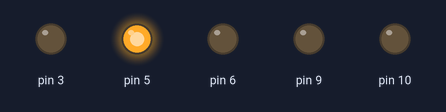
This sketch was run on a simulated Arduino Uno, built with avr-gcc and run on an emulated ATmega328P. Parts: output pins drawn as LEDs (lit = HIGH).

Above: at 0.2 s.
At 2.2 s:
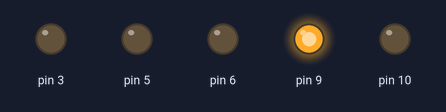
At 2.7 s:
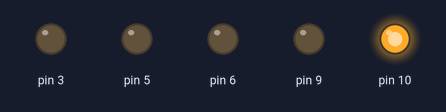
At 4.0 s:
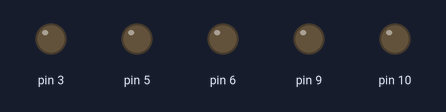
At 6.2 s:
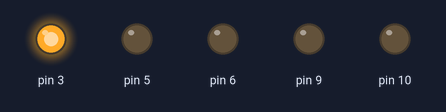
At 7.2 s:
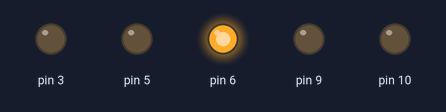
Timing chart, 0 to 8.5 s (numbered marks = the images above):
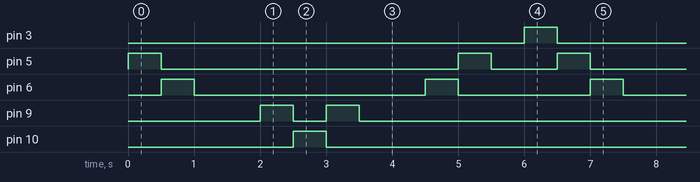

The sketch:

_5_LED_Blink.ino
```cpp
int Delay = 500;
void setup() {
  // put your setup code here, to run once:
pinMode(3,OUTPUT);
pinMode(5,OUTPUT);
pinMode(6,OUTPUT);
pinMode(9,OUTPUT);
pinMode(10,OUTPUT);
}
void loop() {
  // put your main code here, to run repeatedly:
for(int a = 5;a <= 10;a++) {
  digitalWrite(a,HIGH);
  delay(Delay);
  digitalWrite(a,LOW);
}
for(int b = 9;b >= 3;b--){
  digitalWrite(b,HIGH);
  delay(Delay);
  digitalWrite(b,LOW);
}
}
```

Measured:
- by itself, pin 3, pin 10: alternates HIGH for 0.50 s and LOW for 6.0 s
- by itself, pin 5: repeats every 6.5 s: LOW 4.5 s, HIGH 0.50 s, LOW 1.0 s, HIGH 0.50 s
- by itself, pin 6: repeats every 6.5 s: LOW 3.5 s, HIGH 0.50 s, LOW 2.0 s, HIGH 0.50 s
- by itself, pin 9: repeats every 6.5 s: LOW 0.50 s, HIGH 0.50 s, LOW 5.0 s, HIGH 0.50 s
